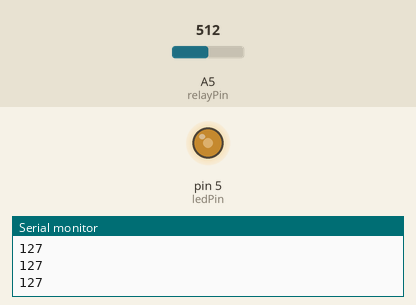
Recording of a sketch running on a simulated Arduino Uno, built with avr-gcc and run on an emulated ATmega328P. On the bench: output pins drawn as LEDs (lit = HIGH), the last lines printed to the serial monitor. The test bench sets the inputs (shaded band); at power-on: A5 (relayPin) = 512.

Above: at 1.2 s.
1.3 s: A5 (relayPin) set to 716
At 2.3 s:
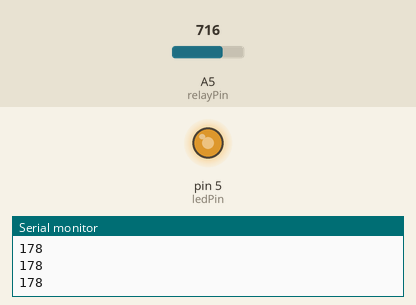
2.8 s: A5 (relayPin) set to 900
At 3.6 s:
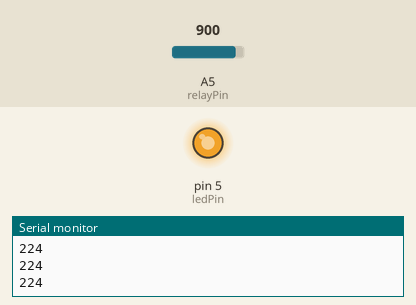
4.3 s: A5 (relayPin) set to 122
At 4.6 s:
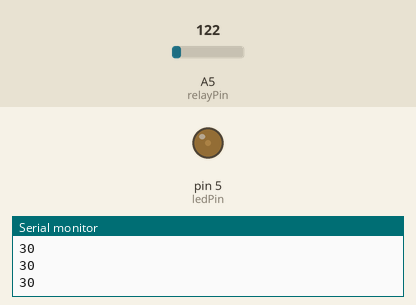
5.8 s: A5 (relayPin) set to 0
At 7.0 s:
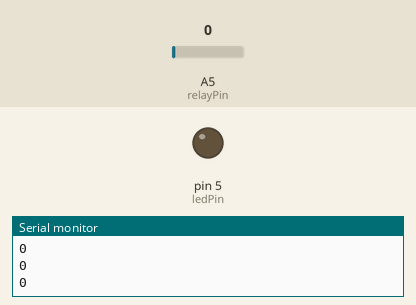
7.3 s: A5 (relayPin) set to 511
At 8.1 s:
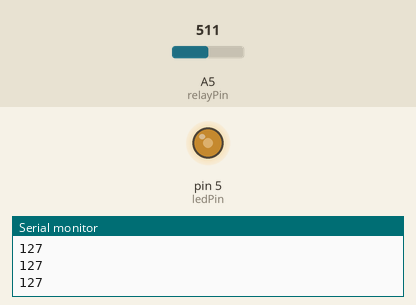
Timing chart, 0 to 9.8 s (numbered marks = the images above; inputs shaded):
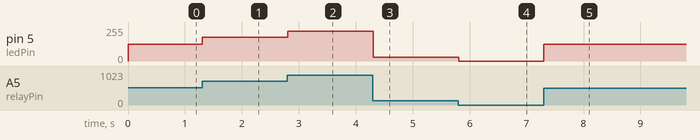

The sketch:

sketch_jul21a.ino
```cpp
int relayPin = 5;
int ledPin = 5;

void setup() {
  // put your setup code here, to run once:
  Serial.begin(9600);
  pinMode(ledPin, OUTPUT);
}

void loop() {
  // put your main code here, to run repeatedly:
  int val = analogRead(relayPin);
  val = map(val, 0, 1023, 0, 255);
  val = constrain(val, 0, 255);
  Serial.println(val);
  analogWrite(ledPin, val);
}
```

Measured:
- after the input at 1.3 s, pin 5 (ledPin): 127/255 → 178/255 at once
- after the input at 2.8 s, pin 5 (ledPin): 178/255 → 224/255 at once
- after the input at 4.3 s, pin 5 (ledPin): 224/255 → 30/255 at once
- after the input at 5.8 s, pin 5 (ledPin): 30/255 → 0/255 at once
- after the input at 7.3 s, pin 5 (ledPin): 0/255 → 127/255 at once
